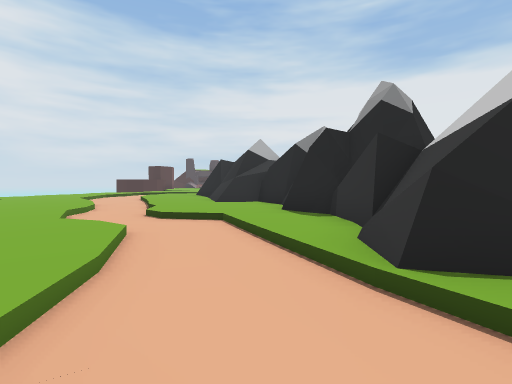
[1] (above)

24 first-person views from a walk through a Unity game level. The camera is 1.4 m above the floor, tilts 2° down and sees 85° across. The floor is counted in squares, 2 m on a side. Each view is taken from the middle of a square. On the plan, view 1 faces up. The plan holds only what a view shows up to about 9 squares ahead; the rest is blank. The place goes on beyond the plan. The player character is not drawn.

[2]
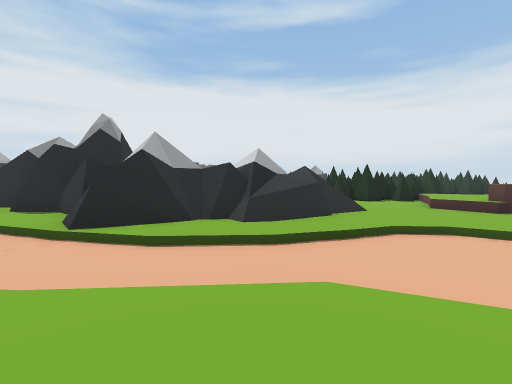

[3]
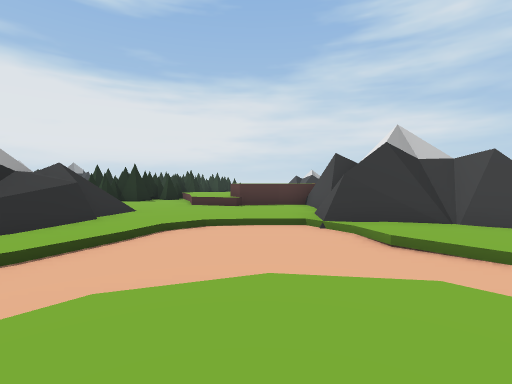

[4]
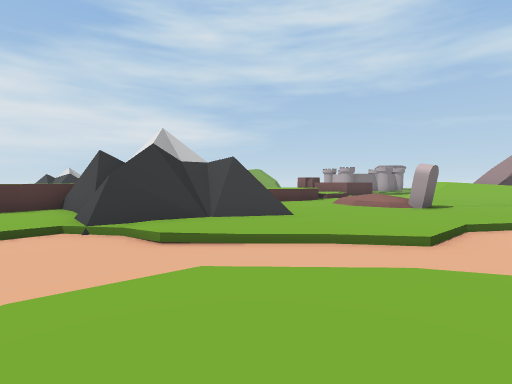

[5]
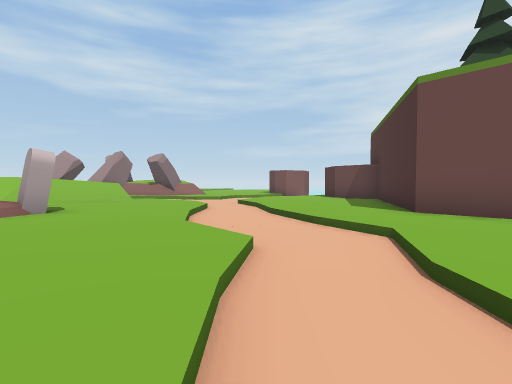

[6]
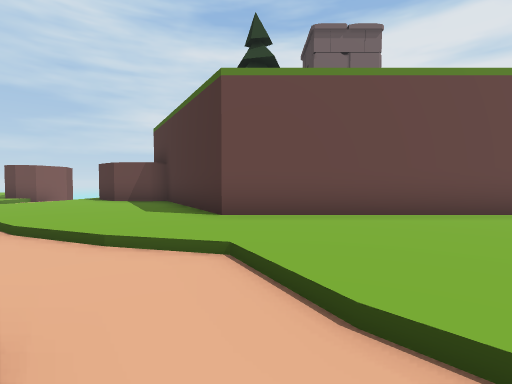

[7]
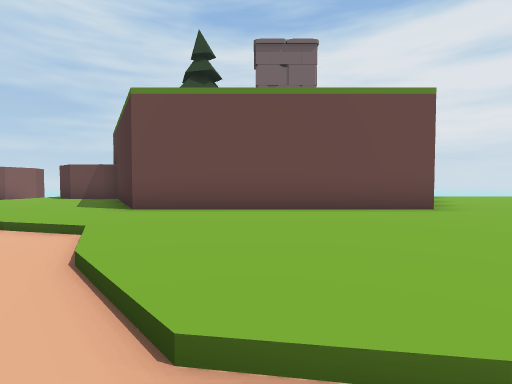

[8]
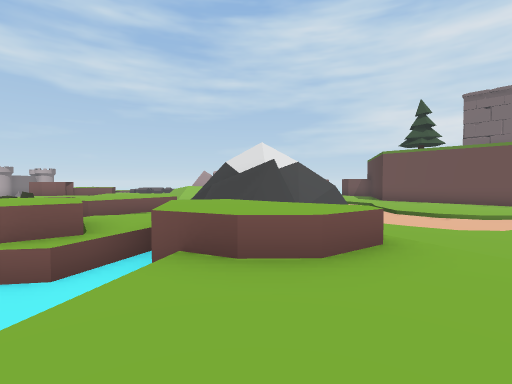

[9]
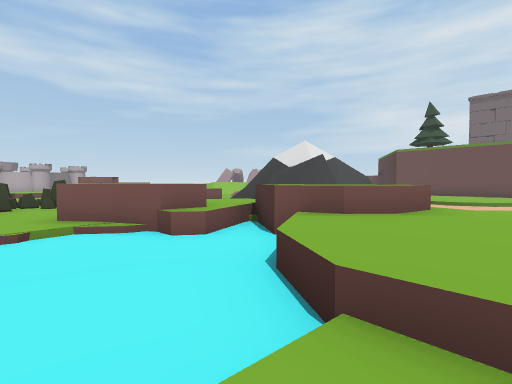

[10]
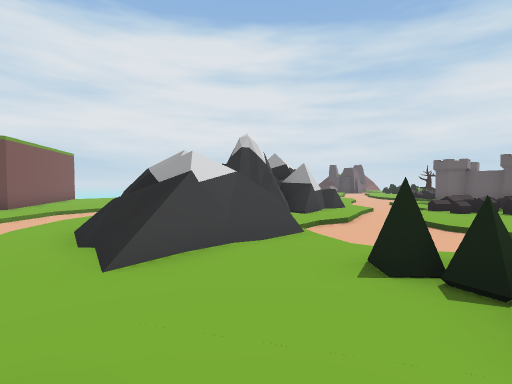

[11]
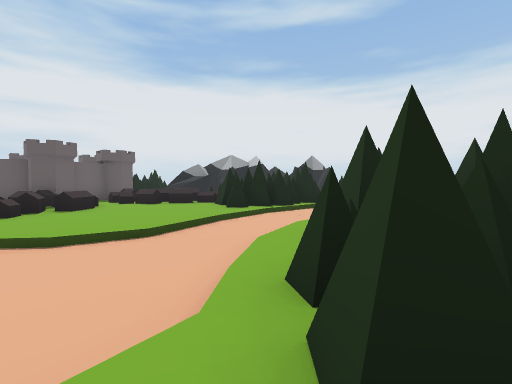

[12]
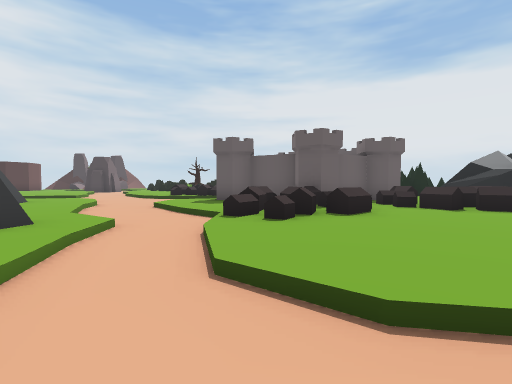

[13]
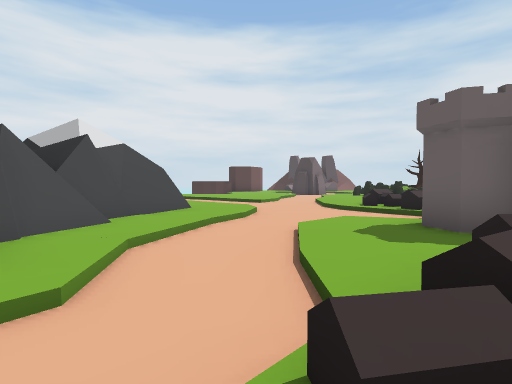

[14]
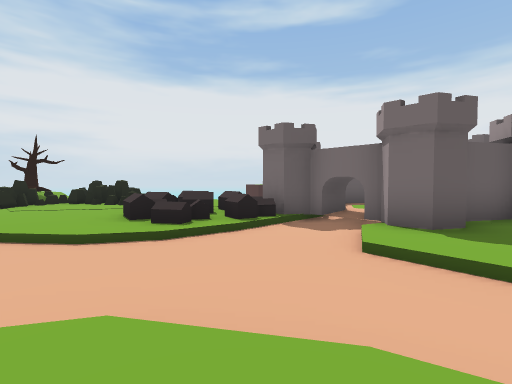

[15]
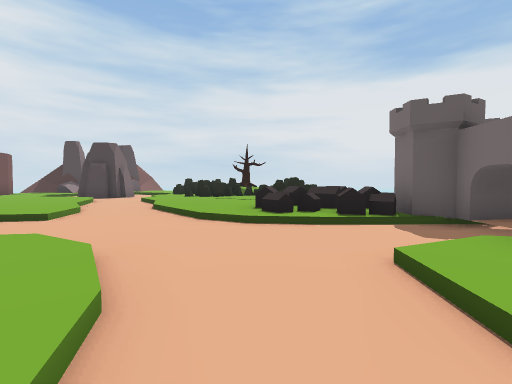

[16]
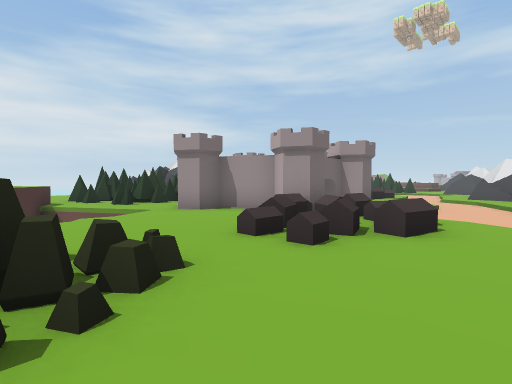

[17]
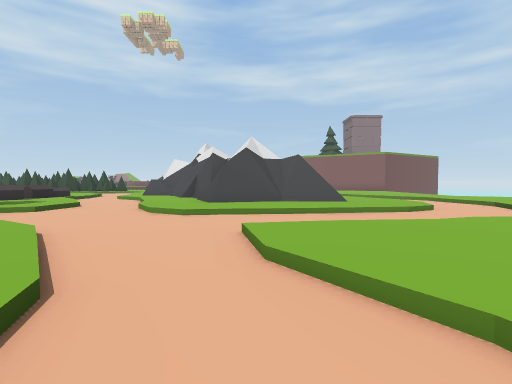

[18]
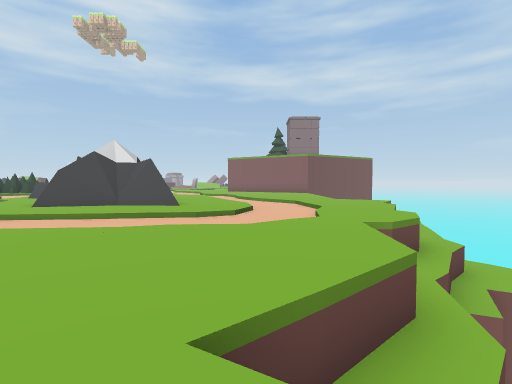

[19]
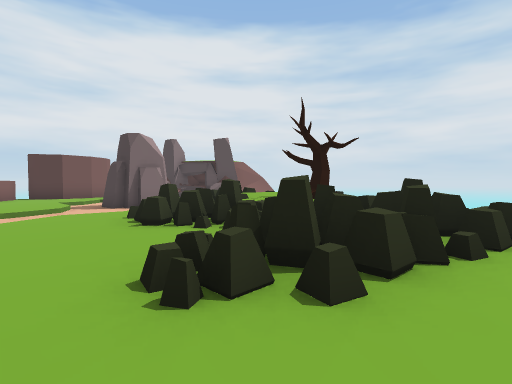

[20]
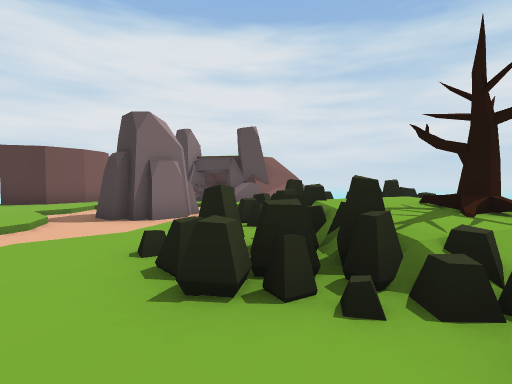

[21]
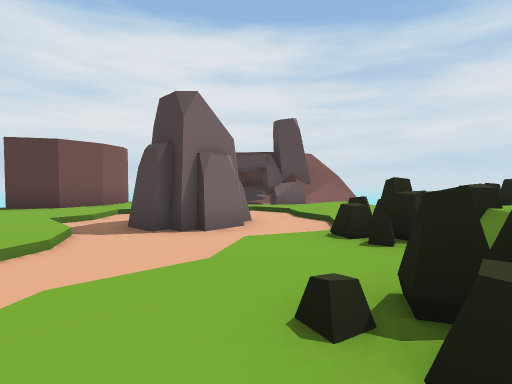

[22]
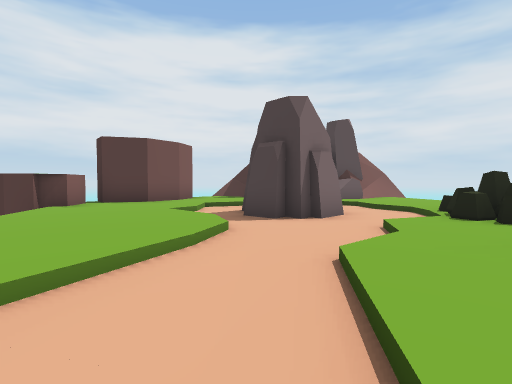

[23]
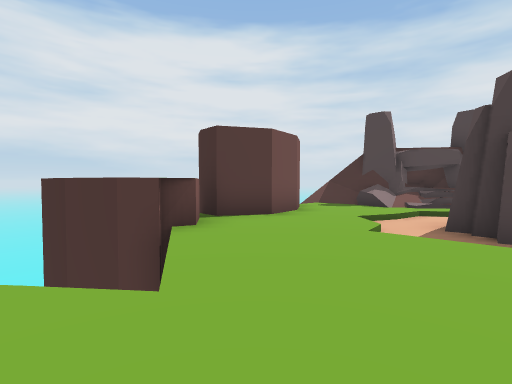

[24]
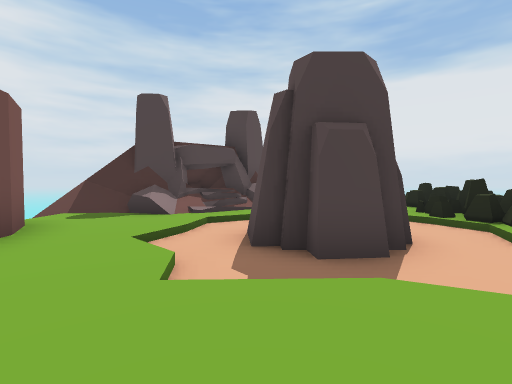

### Floor plan
Key: @ floor where view 1 was taken; # wall or solid block; x gap in a wall; . main floor; : floor 0.25 m higher than the main floor; - floor 0.25 m lower than the main floor; + floor 0.5 m higher than the main floor; / step, stairs or slope; = window, fence, low wall or low ledge; ≈ liquid the walk keeps out of; ^ raised ledge; v drop or lower ground; T pine tree; R tree; O other object.
Columns run from 10 left of view 1 to 15 right of it. Each row starts with its distance up from view 1.
 30      ##... O
 29     ##^... OO
 28   ###///../OO
 27  v.=///--/OOORR
 26  O.../-O--OOORROOO
 25  O#..-OOO-.O#O:OO.
 24  O#../-O--/.OOOOO.
 23  O#...//--//O..OO.
 22   O...../-//...O...v  ^^^^
 21    #.....--/.......v vv.
 20  O#Ovv.../-/...OO...v.#
 19    vv.....--/.OOO..##
 18    v....../-/.OOOO.##
 17  vvv....///--//.O#####
 16 vvvv./------------x.
 15 vv..-----////---/##
 14 vv..--/.../../-/.#######
 13 vv./-/..../#./-/...###=
 12  ../-/..####///-/.^##==^=
 11           ###./--/^^= ^^
 10           ####./--=^=...
  9    ../-.. =###^//-......T
  8    ../-///##   #/-.....TTT
  7     ../-...#  ##/-/...////
  6     ../-/..####=.--//----
  5      ..--///## ./----//
  4     ..../-/.##  /---/.#
  3     .....-/=##  #///=###
  2     ...../-####=#/.#x#
  1       .../-///==#.../
  0        #..@-///===...
 -1        #.../-//..../+++..
 -2        #..../--/../++++≈≈
 -3        #..../---...OO+≈≈≈
 -4        #..../--/...OOO≈≈≈
 -5        #.../-/.####OOOO≈≈
 -6       ##../-/..##=/  OO≈≈
 -7      ##../-/..####/  OOO.
 -8     ##.../-/...  #/    ..
 -9    O.....--/....       .
-10    O..../-/.....      O.O
-11    O.../-/..O...     OOO
-12    //.//-...O          O
-13          ....
-14          ..==

Where each view was taken, in squares from view 1:
view 1: 0 up, 0 right, facing up
view 2: 3 down, 0 right, facing up-right
view 3: 3 down, 0 right, facing right
view 4: 3 down, 0 right, facing down-right
view 5: 5 down, 3 right, facing down-left
view 6: 6 down, 2 right, facing left
view 7: 4 down, 3 right, facing left
view 8: 1 down, 12 right, facing down-left
view 9: 1 down, 14 right, facing down-left
view 10: 1 down, 10 right, facing up-left
view 11: 2 up, 8 right, facing up-right
view 12: 5 up, 8 right, facing up
view 13: 9 up, 8 right, facing up-left
view 14: 13 up, 2 right, facing up-right
view 15: 12 up, 4 right, facing up
view 16: 23 up, 3 right, facing down-right
view 17: 21 up, 0 right, facing down
view 18: 21 up, 5 left, facing down
view 19: 21 up, 7 right, facing up-left
view 20: 22 up, 4 right, facing up-left
view 21: 22 up, 2 right, facing up-left
view 22: 20 up, 1 right, facing up-left
view 23: 19 up, 3 left, facing up-left
view 24: 21 up, 4 left, facing up
